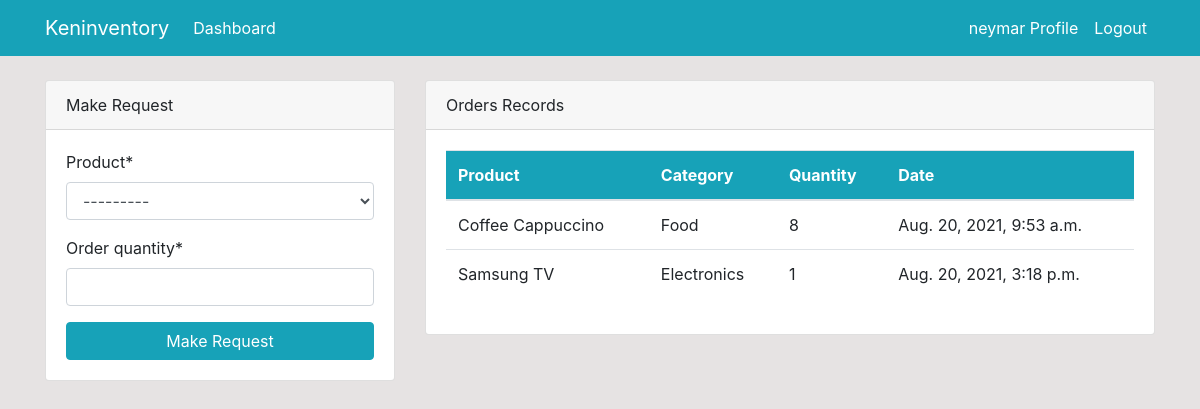
The app's page /index (signed in) with its own data.
### app1/models.py (models this page shows, shortened)
class Order(models.Model):
    product = models.ForeignKey(Product, on_delete=models.CASCADE, null=True)
    staff = models.ForeignKey(User, on_delete=models.CASCADE, null=True)
    order_quantity = models.PositiveIntegerField(null=True)
    date = models.DateTimeField(auto_now_add=True)
    class Meta:
        verbose_name_plural = 'Order'

class Product(models.Model):
    name = models.CharField(max_length=100, null=True)
    category = models.CharField(max_length=20, choices=CATEGORY, null=True)
    quantity = models.PositiveIntegerField(null=True)
    class Meta:
        verbose_name_plural = 'Product'
    def __str__(self):
        return '%s %s' % (self.name, -  self.quantity)

### app1/views.py (the view)
# urls.py: url(r'^index$', views.index, name='index'),
@login_required
def index(request):
    orders = Order.objects.all()
    products = Product.objects.all()
    orders_count = orders.count()
    workers_count = User.objects.all().count()
    product_count = products.count()
    if request.method == 'POST':
        form = OrderForm(request.POST)
        if form.is_valid():
            instance = form.save(commit=False)
            instance.staff = request.user
            instance.save()
            return redirect('index')
    else:
        form = OrderForm()
    context = {
        'orders': orders,
        'form': form,
        'products': products,
        'workers_count': workers_count,
        'orders_count': orders_count,
        'product_count': product_count,
    }
    return render(request, 'index.html', context)

### app1/forms.py
class OrderForm(forms.ModelForm):
    class Meta:
        model = Order
        fields = ['product', 'order_quantity']

### app1/templates/index.html (shortened to what this page needs)
{% extends 'base.html' %}
{% block content %}
{% if user.is_authenticated and user.is_staff and user.is_superuser %}
{% include 'topnav.html' %}
    <div class="container">
        <div class="row my-5">
            <div class="col-md-6">
              <div class="bg-white">
                  <canvas id="myChart1" width="400" height="300"></canvas>
                  <script>
              var ctx = document.getElementById('myChart1').getContext('2d');
              var myChart1 = new Chart(ctx, {
                  type: 'pie',
                  data: {
                      labels: [{% for order in orders %} '{{ order.product.name }}', {% endfor %}],
                      datasets: [{
                          label: 'Orders',
                          data: [{% for order in orders %} {{ order.order_quantity }},  {% endfor %}],
                          backgroundColor: [
                              'rgba(255, 99, 132, 1)',
                              'rgba(54, 162, 235, 1)',
                              'rgba(255, 206, 86, 1)',
                              'rgba(75, 192, 192, 1)',
                              'rgba(153, 102, 255, 1)',
                              'rgba(25, 159, 64, 1)',
                              'rgba(211, 99, 12, 1)',
                              'rgba(234, 162, 235, 1)',
                              'rgba(255, 206, 86, 1)',
                              'rgba(34, 142, 192, 1)',
                              'rgba(153, 102, 255, 1)',
                              'rgba(255, 159, 64, 1)',
                          ],
                          borderColor: [
                              'rgba(255, 99, 132, 1)',
                              'rgba(54, 162, 235, 1)',
                              'rgba(255, 206, 86, 1)',
                              'rgba(75, 192, 192, 1)',
                              'rgba(153, 102, 255, 1)',
                              'rgba(255, 159, 64, 1)',
                              'rgba(25, 159, 64, 1)',
                              'rgba(211, 99, 12, 1)',
                              'rgba(234, 162, 235, 1)',
                              'rgba(255, 206, 86, 1)',
                              'rgba(34, 142, 192, 1)',
                              'rgba(153, 102, 255, 1)',
                              'rgba(255, 159, 64, 1)',
                          ],
                          borderWidth: 1
                      }]
                  },
                  options: {
                      scales: {
                          y: {
                              beginAtZero: true
                          }
                      }
                  }
              });
                  </script>
              </div>
            </div>
            <div class="col-md-6">
              <div class="bg-white">
                  <canvas id="myChart" width="400" height="300"></canvas>
                  <script>
              var ctx = document.getElementById('myChart').getContext('2d');
              var myChart = new Chart(ctx, {
                  type: 'bar',
                  data: {
                      labels: [{% for product in products %} '{{ product.name }}', {% endfor %}],
                      datasets: [{
                          label: 'Products',
                          data: [{% for product in products %} {{ product.quantity }}, {% endfor %}],
                          backgroundColor: [
                              'rgba(75, 192, 192, 1)',
                              'rgba(153, 102, 255, 1)',
                              'rgba(25, 159, 64, 1)',
                              'rgba(211, 99, 12, 1)',
                              'rgba(234, 162, 235, 1)',
                              'rgba(255, 206, 86, 1)',
                              'rgba(34, 142, 192, 1)',
                              'rgba(153, 102, 255, 1)',
                              'rgba(255, 159, 64, 1)',
                              'rgba(255, 99, 132, 1)',
                              'rgba(54, 162, 235, 1)',
                              'rgba(255, 206, 86, 1)',
                              'rgba(75, 192, 192, 1)',
                              'rgba(153, 102, 255, 1)',
                              'rgba(255, 159, 64, 1)'
                          ],
                          borderColor: [
                              'rgba(75, 192, 192, 1)',
                              'rgba(153, 102, 255, 1)',
                              'rgba(25, 159, 64, 1)',
                              'rgba(211, 99, 12, 1)',
                              'rgba(234, 162, 235, 1)',
                              'rgba(255, 206, 86, 1)',
                              'rgba(34, 142, 192, 1)',
                              'rgba(153, 102, 255, 1)',
                              'rgba(255, 159, 64, 1)',
                              'rgba(255, 99, 132, 1)',
                              'rgba(54, 162, 235, 1)',
                              'rgba(255, 206, 86, 1)',
                              'rgba(75, 192, 192, 1)',
                              'rgba(153, 102, 255, 1)',
                              'rgba(255, 159, 64, 1)'
                          ],
                          borderWidth: 1
                      }]
                  },
                  options: {
                      scales: {
                          y: {
                              beginAtZero: true
                          }
                      }
                  }
              });
                </script>
              </div>
            </div>
        </div>
      </div>
{% else %}
{% include 'staff_index.html' %}
{% endif %}
{% endblock %}

### app1/templates/nav.html (shortened to what this page needs)
    <nav class="navbar navbar-expand-lg navbar-info bg-info">
      {% if user.is_authenticated %}
        <div class="container">
        <a class="navbar-brand text-white" href="{% url 'index' %}">Keninventory</a>
        <div class="collapse navbar-collapse" id="navbarSupportedContent">
          <ul class="navbar-nav mr-auto">
            <li class="nav-item active">
              <a class="nav-link text-white" href="{% url 'index' %}">Dashboard <span class="sr-only">(current)</span></a>
            </li>
          </ul>
          <ul class="navbar-nav ml-auto">
            <li class="nav-item active">
              <a class="nav-link text-white" href="{% url 'user-profile' %}"> {{user.username}} Profile <span class="sr-only">(current)</span></a>
            </li>
            <li class="nav-item">
              <a class="nav-link text-white" href="{% url 'user-logout' %}">Logout</a>
            </li>
          </ul>
          {% endif %}
        </div>
        </div>
      </nav>

### app1/templates/staff_index.html (shortened to what this page needs)
{% load crispy_forms_tags %}
<div class="container">
   <div class="row mt-4">
       <div class="col-md-4">
           <div class="card">
               <div class="card-header">
                   Make Request
               </div>
               <div class="card-body">
                   <form action="" method="post">
                       {{ form|crispy }}
                       <input class="btn btn-info btn-block" type="submit" value="Make Request">
                   </form>
               </div>
           </div>
       </div>
       <div class="col-md-8">
           <div class="card">
               <div class="card-header">
                   Orders Records
               </div>
               <div class="card-body">
                   <table class="table bg-white">
                        <thead class="bg-info text-white">
                            <tr>
                                <th scope="col">Product</th>
                                <th scope="col">Category</th>
                                <th scope="col">Quantity</th>
                                <th scope="col">Date</th>
                            </tr>
                        </thead>
                        <tbody>
                            {% for order in orders %}
                            {% if order.staff == user %}
                            <tr>
                                <td>{{ order.product.name }}</td>
                                <td>{{ order.product.category }}</td>
                                <td>{{ order.order_quantity }}</td>
                                <td>{{ order.date }}</td>
                            </tr>
                            {% endif %}
                            {% endfor %}
                        </tbody>
                   </table>
               </div>
           </div>
       </div>
   </div>
</div>

### app1/static/style.css (style rules this page uses)
body { background:rgb(230, 227, 227); }

### records on screen
Order: product.name "Coffee Cappuccino", product.category "Food", order_quantity "8", date "Aug. 20, 2021, 9:53 a.m."
Order: product.name "Samsung TV", product.category "Electronics", order_quantity "1", date "Aug. 20, 2021, 3:18 p.m."

### other values on screen
{{ user.username }} "neymar"
